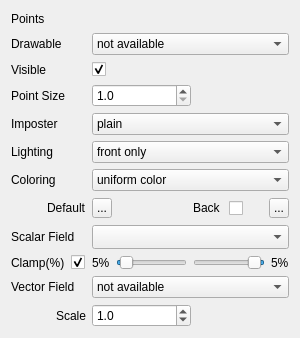
<?xml version="1.0" encoding="UTF-8"?>
<ui version="4.0">
 <class>WidgetPointsDrawable</class>
 <widget class="QWidget" name="WidgetPointsDrawable">
  <property name="geometry">
   <rect>
    <x>0</x>
    <y>0</y>
    <width>300</width>
    <height>338</height>
   </rect>
  </property>
  <property name="sizePolicy">
   <sizepolicy hsizetype="Preferred" vsizetype="Minimum">
    <horstretch>0</horstretch>
    <verstretch>0</verstretch>
   </sizepolicy>
  </property>
  <property name="minimumSize">
   <size>
    <width>50</width>
    <height>250</height>
   </size>
  </property>
  <property name="windowTitle">
   <string>Surface mesh renderer</string>
  </property>
  <property name="styleSheet">
   <string notr="true">/*

QSlider::handle:horizontal {
    background: #FAAB43;

}

QCheckBox::indicator{
	border: 1px solid #c4c4c4;
    border-radius: 2px ;
}

QCheckBox::indicator:checked {  background-color:#FAAB43 ;}


QCheckBox::indicator:disabled { background-color:#D9D9D9 ;}




QComboBox QAbstractItemView{ selection-background-color: #faa028;}
*/
</string>
  </property>
  <property name="locale">
   <locale language="English" country="UnitedStates"/>
  </property>
  <layout class="QVBoxLayout" name="verticalLayout">
   <item>
    <layout class="QGridLayout" name="gridLayout">
     <item row="6" column="0">
      <widget class="QLabel" name="labelColorScheme">
       <property name="text">
        <string>Coloring</string>
       </property>
      </widget>
     </item>
     <item row="3" column="0">
      <widget class="QLabel" name="labelPointSize">
       <property name="text">
        <string>Point Size</string>
       </property>
      </widget>
     </item>
     <item row="5" column="1">
      <widget class="QComboBox" name="comboBoxLightingOptions">
       <property name="toolTip">
        <string>Select how lighting is implemented</string>
       </property>
       <item>
        <property name="text">
         <string>front only</string>
        </property>
       </item>
       <item>
        <property name="text">
         <string>front and back</string>
        </property>
       </item>
       <item>
        <property name="text">
         <string>disabled</string>
        </property>
       </item>
      </widget>
     </item>
     <item row="4" column="0">
      <widget class="QLabel" name="labelImposterStyle">
       <property name="text">
        <string>Imposter</string>
       </property>
      </widget>
     </item>
     <item row="6" column="1">
      <widget class="QComboBox" name="comboBoxColorScheme">
       <property name="toolTip">
        <string>Select how color is assigned to each face</string>
       </property>
       <item>
        <property name="text">
         <string>uniform color</string>
        </property>
       </item>
       <item>
        <property name="text">
         <string>use color property</string>
        </property>
       </item>
      </widget>
     </item>
     <item row="5" column="0">
      <widget class="QLabel" name="labelLighting">
       <property name="maximumSize">
        <size>
         <width>16777215</width>
         <height>20</height>
        </size>
       </property>
       <property name="text">
        <string>Lighting</string>
       </property>
      </widget>
     </item>
     <item row="8" column="1">
      <widget class="QComboBox" name="comboBoxScalarFieldStyle">
       <property name="sizePolicy">
        <sizepolicy hsizetype="Expanding" vsizetype="Preferred">
         <horstretch>0</horstretch>
         <verstretch>0</verstretch>
        </sizepolicy>
       </property>
       <property name="minimumSize">
        <size>
         <width>20</width>
         <height>22</height>
        </size>
       </property>
      </widget>
     </item>
     <item row="8" column="0">
      <widget class="QLabel" name="labelScalarFieldStyle">
       <property name="sizePolicy">
        <sizepolicy hsizetype="Preferred" vsizetype="Preferred">
         <horstretch>0</horstretch>
         <verstretch>0</verstretch>
        </sizepolicy>
       </property>
       <property name="text">
        <string>Scalar Field</string>
       </property>
      </widget>
     </item>
     <item row="7" column="0">
      <layout class="QHBoxLayout" name="horizontalLayoutLabelDefaultColor">
       <item>
        <spacer name="horizontalSpaceLabelDefaultColor">
         <property name="orientation">
          <enum>Qt::Horizontal</enum>
         </property>
         <property name="sizeHint" stdset="0">
          <size>
           <width>13</width>
           <height>19</height>
          </size>
         </property>
        </spacer>
       </item>
       <item alignment="Qt::AlignRight">
        <widget class="QLabel" name="labelDefaultColor">
         <property name="text">
          <string>Default</string>
         </property>
        </widget>
       </item>
      </layout>
     </item>
     <item row="7" column="1">
      <layout class="QHBoxLayout" name="horizontalLayoutDefaultColor">
       <item>
        <widget class="QToolButton" name="toolButtonDefaultColor">
         <property name="minimumSize">
          <size>
           <width>20</width>
           <height>20</height>
          </size>
         </property>
         <property name="maximumSize">
          <size>
           <width>20</width>
           <height>20</height>
          </size>
         </property>
         <property name="toolTip">
          <string>Click to set a uniform color for this drawable</string>
         </property>
         <property name="text">
          <string>...</string>
         </property>
         <property name="icon">
          <iconset>
           <normaloff>../Resources/icons/transparency.png</normaloff>../Resources/icons/transparency.png</iconset>
         </property>
         <property name="iconSize">
          <size>
           <width>20</width>
           <height>20</height>
          </size>
         </property>
        </widget>
       </item>
       <item>
        <spacer name="spacer_2">
         <property name="orientation">
          <enum>Qt::Horizontal</enum>
         </property>
         <property name="sizeHint" stdset="0">
          <size>
           <width>0</width>
           <height>0</height>
          </size>
         </property>
        </spacer>
       </item>
       <item>
        <widget class="QLabel" name="labelBackColor">
         <property name="sizePolicy">
          <sizepolicy hsizetype="Preferred" vsizetype="Preferred">
           <horstretch>0</horstretch>
           <verstretch>0</verstretch>
          </sizepolicy>
         </property>
         <property name="minimumSize">
          <size>
           <width>30</width>
           <height>22</height>
          </size>
         </property>
         <property name="text">
          <string>Back</string>
         </property>
        </widget>
       </item>
       <item>
        <widget class="QCheckBox" name="checkBoxBackColor">
         <property name="minimumSize">
          <size>
           <width>0</width>
           <height>20</height>
          </size>
         </property>
         <property name="toolTip">
          <string>Enable/Disable distinct coloring for the back side of this drawable</string>
         </property>
         <property name="text">
          <string/>
         </property>
         <property name="checked">
          <bool>false</bool>
         </property>
        </widget>
       </item>
       <item>
        <spacer name="spacerBackColor">
         <property name="orientation">
          <enum>Qt::Horizontal</enum>
         </property>
         <property name="sizeType">
          <enum>QSizePolicy::Minimum</enum>
         </property>
         <property name="sizeHint" stdset="0">
          <size>
           <width>20</width>
           <height>0</height>
          </size>
         </property>
        </spacer>
       </item>
       <item>
        <widget class="QToolButton" name="toolButtonBackColor">
         <property name="minimumSize">
          <size>
           <width>20</width>
           <height>20</height>
          </size>
         </property>
         <property name="maximumSize">
          <size>
           <width>20</width>
           <height>20</height>
          </size>
         </property>
         <property name="toolTip">
          <string>Click to set the backside color for this drawable</string>
         </property>
         <property name="text">
          <string>...</string>
         </property>
         <property name="icon">
          <iconset>
           <normaloff>../Resources/icons/transparency.png</normaloff>../Resources/icons/transparency.png</iconset>
         </property>
         <property name="iconSize">
          <size>
           <width>20</width>
           <height>20</height>
          </size>
         </property>
        </widget>
       </item>
      </layout>
     </item>
     <item row="2" column="1">
      <layout class="QHBoxLayout" name="horizontalLayout">
       <item>
        <widget class="QCheckBox" name="checkBoxVisible">
         <property name="toolTip">
          <string>Show/Hide this drawable</string>
         </property>
         <property name="text">
          <string/>
         </property>
         <property name="checked">
          <bool>true</bool>
         </property>
        </widget>
       </item>
       <item>
        <spacer name="spacerVisible">
         <property name="orientation">
          <enum>Qt::Horizontal</enum>
         </property>
         <property name="sizeHint" stdset="0">
          <size>
           <width>128</width>
           <height>17</height>
          </size>
         </property>
        </spacer>
       </item>
      </layout>
     </item>
     <item row="10" column="1">
      <widget class="QComboBox" name="comboBoxVectorField">
       <property name="toolTip">
        <string>Select the drawable to be visualized</string>
       </property>
       <item>
        <property name="text">
         <string>not available</string>
        </property>
       </item>
      </widget>
     </item>
     <item row="10" column="0">
      <widget class="QLabel" name="labelVectorField">
       <property name="sizePolicy">
        <sizepolicy hsizetype="Preferred" vsizetype="Preferred">
         <horstretch>0</horstretch>
         <verstretch>0</verstretch>
        </sizepolicy>
       </property>
       <property name="minimumSize">
        <size>
         <width>75</width>
         <height>22</height>
        </size>
       </property>
       <property name="text">
        <string>Vector Field</string>
       </property>
      </widget>
     </item>
     <item row="11" column="0">
      <layout class="QHBoxLayout" name="horizontalLayoutScale">
       <item>
        <spacer name="horizontalSpacerVectorFieldLabelScale">
         <property name="orientation">
          <enum>Qt::Horizontal</enum>
         </property>
         <property name="sizeHint" stdset="0">
          <size>
           <width>13</width>
           <height>19</height>
          </size>
         </property>
        </spacer>
       </item>
       <item alignment="Qt::AlignRight">
        <widget class="QLabel" name="labelVectorFieldScale">
         <property name="text">
          <string>Scale</string>
         </property>
        </widget>
       </item>
      </layout>
     </item>
     <item row="11" column="1">
      <layout class="QHBoxLayout" name="horizontalLayoutVectorFieldScale">
       <item>
        <widget class="QDoubleSpinBox" name="doubleSpinBoxVectorFieldScale">
         <property name="sizePolicy">
          <sizepolicy hsizetype="Expanding" vsizetype="Preferred">
           <horstretch>0</horstretch>
           <verstretch>0</verstretch>
          </sizepolicy>
         </property>
         <property name="minimumSize">
          <size>
           <width>99</width>
           <height>0</height>
          </size>
         </property>
         <property name="toolTip">
          <string>Adjust the length of the vectors.
The scale is relative to the average edge length of the model.</string>
         </property>
         <property name="decimals">
          <number>1</number>
         </property>
         <property name="minimum">
          <double>0.100000000000000</double>
         </property>
         <property name="maximum">
          <double>50.000000000000000</double>
         </property>
         <property name="singleStep">
          <double>0.100000000000000</double>
         </property>
         <property name="value">
          <double>1.000000000000000</double>
         </property>
        </widget>
       </item>
       <item>
        <spacer name="spacerVectorFieldScale">
         <property name="orientation">
          <enum>Qt::Horizontal</enum>
         </property>
         <property name="sizeType">
          <enum>QSizePolicy::MinimumExpanding</enum>
         </property>
         <property name="sizeHint" stdset="0">
          <size>
           <width>0</width>
           <height>0</height>
          </size>
         </property>
        </spacer>
       </item>
      </layout>
     </item>
     <item row="0" column="0">
      <widget class="QLabel" name="labelPoints">
       <property name="maximumSize">
        <size>
         <width>16777215</width>
         <height>20</height>
        </size>
       </property>
       <property name="text">
        <string>Points</string>
       </property>
      </widget>
     </item>
     <item row="0" column="1">
      <widget class="QLineEdit" name="lineEditPoints">
       <property name="focusPolicy">
        <enum>Qt::NoFocus</enum>
       </property>
       <property name="styleSheet">
        <string notr="true">QLineEdit{background-color:transparent;border:none}</string>
       </property>
       <property name="readOnly">
        <bool>false</bool>
       </property>
      </widget>
     </item>
     <item row="1" column="1">
      <widget class="QComboBox" name="comboBoxDrawables">
       <property name="toolTip">
        <string>Select the drawable to be visualized</string>
       </property>
       <item>
        <property name="text">
         <string>not available</string>
        </property>
       </item>
      </widget>
     </item>
     <item row="2" column="0">
      <widget class="QLabel" name="labelVisible">
       <property name="maximumSize">
        <size>
         <width>16777215</width>
         <height>20</height>
        </size>
       </property>
       <property name="text">
        <string>Visible</string>
       </property>
      </widget>
     </item>
     <item row="1" column="0">
      <widget class="QLabel" name="labelDrawableName">
       <property name="maximumSize">
        <size>
         <width>16777215</width>
         <height>20</height>
        </size>
       </property>
       <property name="text">
        <string>Drawable</string>
       </property>
      </widget>
     </item>
     <item row="4" column="1">
      <widget class="QComboBox" name="comboBoxImposterStyle">
       <property name="toolTip">
        <string>Select how color is assigned to each face</string>
       </property>
       <item>
        <property name="text">
         <string>plain</string>
        </property>
       </item>
       <item>
        <property name="text">
         <string>sphere</string>
        </property>
       </item>
       <item>
        <property name="text">
         <string>surfel</string>
        </property>
       </item>
      </widget>
     </item>
     <item row="3" column="1">
      <layout class="QHBoxLayout" name="horizontalLayoutPhone">
       <property name="spacing">
        <number>4</number>
       </property>
       <item>
        <widget class="QDoubleSpinBox" name="doubleSpinBoxPointSize">
         <property name="sizePolicy">
          <sizepolicy hsizetype="Expanding" vsizetype="Preferred">
           <horstretch>0</horstretch>
           <verstretch>0</verstretch>
          </sizepolicy>
         </property>
         <property name="minimumSize">
          <size>
           <width>60</width>
           <height>0</height>
          </size>
         </property>
         <property name="decimals">
          <number>1</number>
         </property>
         <property name="minimum">
          <double>1.000000000000000</double>
         </property>
        </widget>
       </item>
       <item>
        <spacer name="spacerThickness">
         <property name="orientation">
          <enum>Qt::Horizontal</enum>
         </property>
         <property name="sizeType">
          <enum>QSizePolicy::MinimumExpanding</enum>
         </property>
         <property name="sizeHint" stdset="0">
          <size>
           <width>0</width>
           <height>0</height>
          </size>
         </property>
        </spacer>
       </item>
      </layout>
     </item>
     <item row="9" column="0">
      <layout class="QHBoxLayout" name="horizontalLayoutLabelClamp">
       <item>
        <widget class="QLabel" name="labelScalarFieldClamp">
         <property name="sizePolicy">
          <sizepolicy hsizetype="Preferred" vsizetype="Preferred">
           <horstretch>0</horstretch>
           <verstretch>0</verstretch>
          </sizepolicy>
         </property>
         <property name="text">
          <string>Clamp(%)</string>
         </property>
        </widget>
       </item>
       <item>
        <widget class="QCheckBox" name="checkBoxScalarFieldClamp">
         <property name="toolTip">
          <string>Check to clamp the specified percent of lower and upper values.</string>
         </property>
         <property name="text">
          <string/>
         </property>
         <property name="checked">
          <bool>true</bool>
         </property>
        </widget>
       </item>
      </layout>
     </item>
     <item row="9" column="1">
      <layout class="QHBoxLayout" name="horizontalLayout_2">
       <item>
        <widget class="QLabel" name="label_leftclamp">
         <property name="text">
          <string>5%</string>
         </property>
        </widget>
       </item>
       <item>
        <widget class="QSlider" name="slider_leftclamp">
         <property name="pageStep">
          <number>1</number>
         </property>
         <property name="value">
          <number>5</number>
         </property>
         <property name="orientation">
          <enum>Qt::Horizontal</enum>
         </property>
        </widget>
       </item>
       <item>
        <widget class="QSlider" name="slider_rightclamp">
         <property name="pageStep">
          <number>1</number>
         </property>
         <property name="value">
          <number>5</number>
         </property>
         <property name="orientation">
          <enum>Qt::Horizontal</enum>
         </property>
         <property name="invertedAppearance">
          <bool>true</bool>
         </property>
         <property name="invertedControls">
          <bool>false</bool>
         </property>
        </widget>
       </item>
       <item>
        <widget class="QLabel" name="label_rightclamp">
         <property name="text">
          <string>5%</string>
         </property>
        </widget>
       </item>
      </layout>
     </item>
    </layout>
   </item>
  </layout>
 </widget>
 <tabstops>
  <tabstop>comboBoxDrawables</tabstop>
  <tabstop>checkBoxVisible</tabstop>
  <tabstop>doubleSpinBoxPointSize</tabstop>
  <tabstop>comboBoxImposterStyle</tabstop>
  <tabstop>comboBoxLightingOptions</tabstop>
  <tabstop>comboBoxColorScheme</tabstop>
  <tabstop>toolButtonDefaultColor</tabstop>
  <tabstop>checkBoxBackColor</tabstop>
  <tabstop>toolButtonBackColor</tabstop>
  <tabstop>comboBoxScalarFieldStyle</tabstop>
  <tabstop>comboBoxVectorField</tabstop>
  <tabstop>doubleSpinBoxVectorFieldScale</tabstop>
 </tabstops>
 <resources/>
 <connections/>
</ui>
